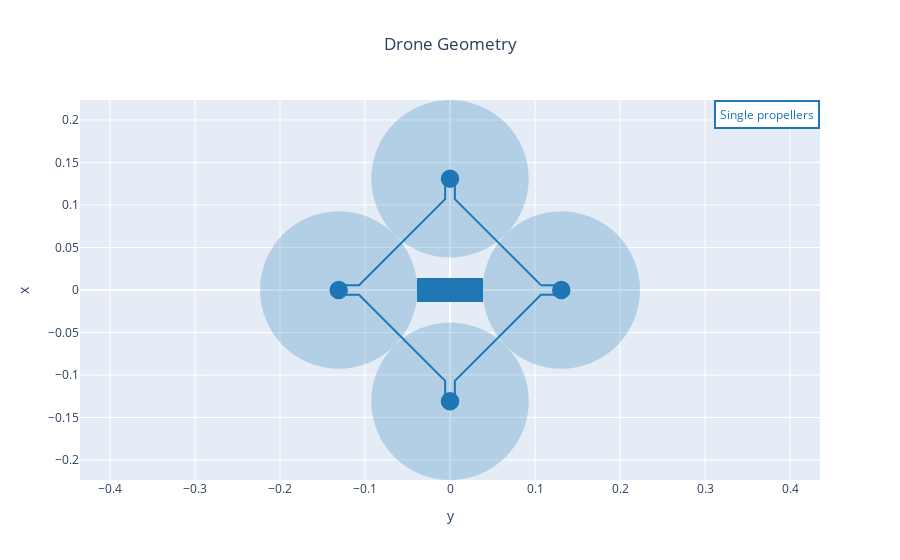

Notebook code for this chart:
### Markdown cell above
## 4. Analysis and plots

### Code cell
from utils.postprocessing.analysis_and_plots import *

#fig = drone_geometry_plot(MDA_OUTPUT_FILE, name='Drone MDA')
#fig = drone_geometry_plot(MDO_OUTPUT_FILE, name='Drone MDO', fig=fig)

fig = drone_geometry_plot(MDO_OUTPUT_FILE, name='Drone MDO')
fig.show()

### Figure 1 — Plotly figure (JSON) as saved in the notebook; plotly's stock layout.template omitted (floating-point values rounded to 4 significant figures)
{"data": [{"line": {"color": "rgb(31, 119, 180)"}, "mode": "lines", "name": "Drone MDO", "type": "scatter", "uid": "f28d0ede-9733-4e93-872a-9d136582e1e5", "x": [0.1069, 0.1309, 0.1309, 0.1069, 0.005728, 0.005728, -0.005728, -0.005728, -0.1069, -0.1309, -0.1309, -0.1069, -0.005728, -0.005728, 0.005728, 0.005728, 0.1069], "y": [0.005728, 0.005728, -0.005728, -0.005728, -0.1069, -0.1309, -0.1309, -0.1069, -0.005728, -0.005728, 0.005728, 0.005728, 0.1069, 0.1309, 0.1309, 0.1069, 0.005728]}], "layout": {"annotations": [{"align": "center", "bgcolor": "white", "bordercolor": "rgb(31, 119, 180)", "borderpad": 4, "borderwidth": 2, "font": {"color": "rgb(31, 119, 180)"}, "showarrow": false, "text": "Single propellers", "x": 1, "xanchor": "right", "xref": "paper", "xshift": 0, "y": 1, "yanchor": "top", "yref": "paper", "yshift": 0}], "shapes": [{"fillcolor": "rgb(31, 119, 180)", "line": {"color": "rgb(31, 119, 180)", "width": 3}, "type": "rect", "x0": -0.03708, "x1": 0.03708, "xref": "x", "y0": -0.01236, "y1": 0.01236, "yref": "y"}, {"fillcolor": "rgb(31, 119, 180)", "line": {"color": "rgb(31, 119, 180)", "width": 3}, "type": "circle", "x0": 0.1218, "x1": 0.14, "xref": "x", "y0": -0.009111, "y1": 0.009111, "yref": "y"}, {"fillcolor": "rgb(31, 119, 180)", "line": {"color": "rgb(31, 119, 180)", "width": 0}, "opacity": 0.25, "type": "circle", "x0": 0.03835, "x1": 0.2235, "xref": "x", "y0": -0.09258, "y1": 0.09258, "yref": "y"}, {"fillcolor": "rgb(31, 119, 180)", "line": {"color": "rgb(31, 119, 180)", "width": 3}, "type": "circle", "x0": -0.009111, "x1": 0.009111, "xref": "x", "y0": -0.14, "y1": -0.1218, "yref": "y"}, {"fillcolor": "rgb(31, 119, 180)", "line": {"color": "rgb(31, 119, 180)", "width": 0}, "opacity": 0.25, "type": "circle", "x0": -0.09258, "x1": 0.09258, "xref": "x", "y0": -0.2235, "y1": -0.03835, "yref": "y"}, {"fillcolor": "rgb(31, 119, 180)", "line": {"color": "rgb(31, 119, 180)", "width": 3}, "type": "circle", "x0": -0.14, "x1": -0.1218, "xref": "x", "y0": -0.009111, "y1": 0.009111, "yref": "y"}, {"fillcolor": "rgb(31, 119, 180)", "line": {"color": "rgb(31, 119, 180)", "width": 0}, "opacity": 0.25, "type": "circle", "x0": -0.2235, "x1": -0.03835, "xref": "x", "y0": -0.09258, "y1": 0.09258, "yref": "y"}, {"fillcolor": "rgb(31, 119, 180)", "line": {"color": "rgb(31, 119, 180)", "width": 3}, "type": "circle", "x0": -0.009111, "x1": 0.009111, "xref": "x", "y0": 0.1218, "y1": 0.14, "yref": "y"}, {"fillcolor": "rgb(31, 119, 180)", "line": {"color": "rgb(31, 119, 180)", "width": 0}, "opacity": 0.25, "type": "circle", "x0": -0.09258, "x1": 0.09258, "xref": "x", "y0": 0.03835, "y1": 0.2235, "yref": "y"}], "title": {"text": "Drone Geometry", "x": 0.5}, "xaxis": {"title": {"text": "y"}}, "yaxis": {"scaleanchor": "x", "scaleratio": 1, "title": {"text": "x"}}}}
